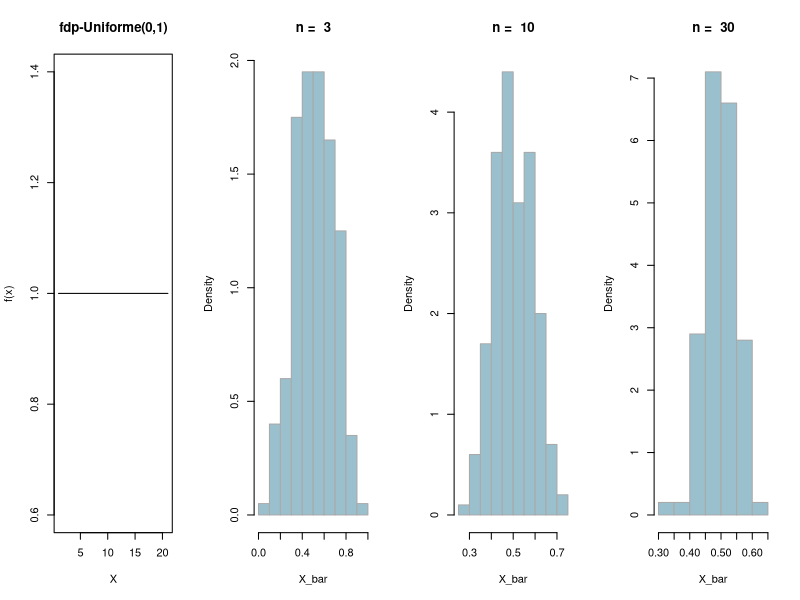
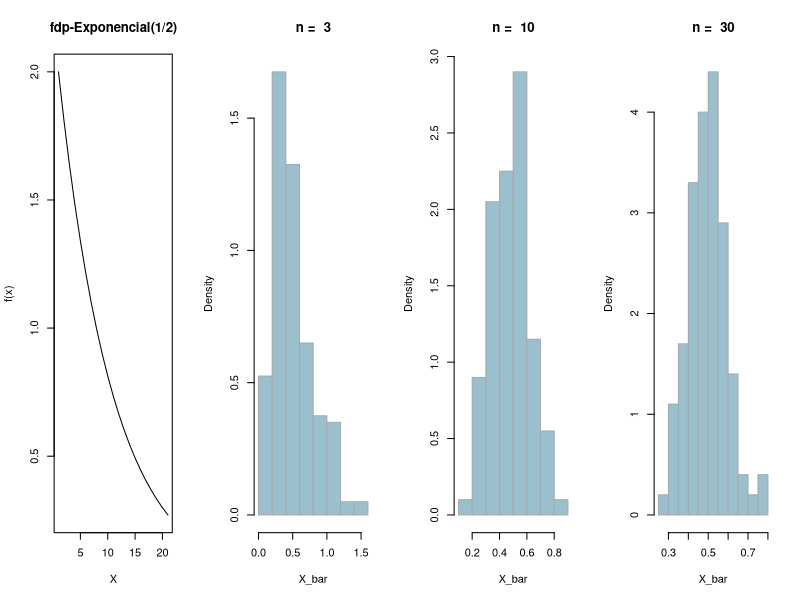
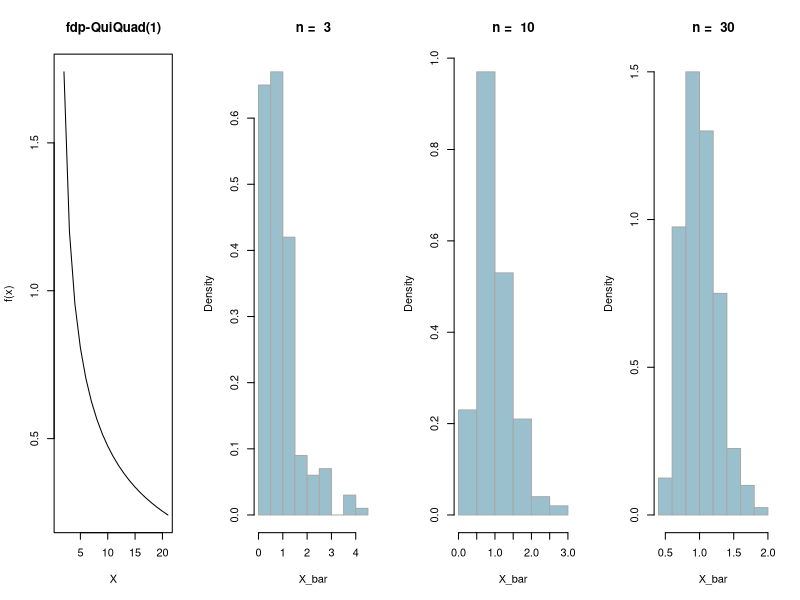
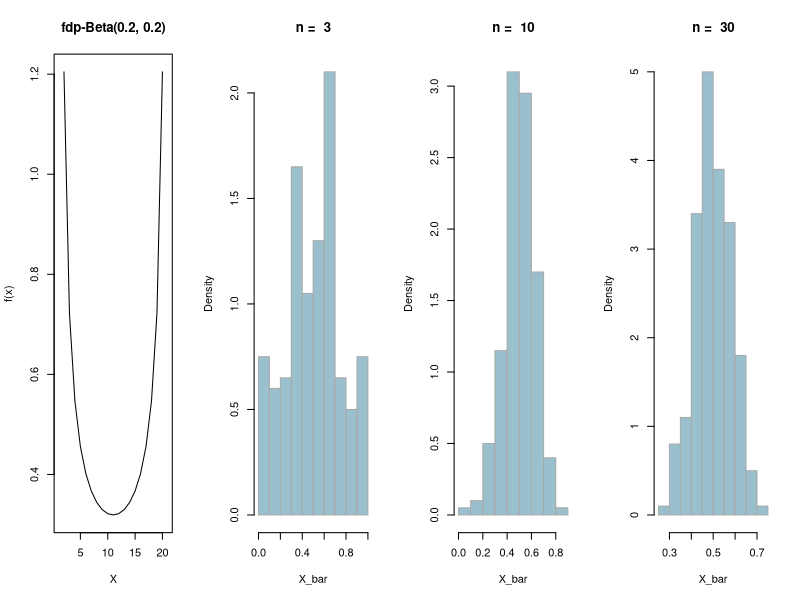

The R source for these figures, in order:
## ---- chunk 1
def.par <- par(no.readonly = TRUE) # save default, for resetting...
# include this code chunk as-is to set options
knitr::opts_chunk$set(comment=NA, prompt=TRUE, fig.height=7, fig.width=10) 
#    use fig.height=6.5, fig.width=6.5 for word output
## ---- chunk 2
# Definindo os tamanhos de amostras para cada distribuicao
n=cbind(c(3, 10,30), 
        c(3, 10,30), 
        c(3, 10,30), 
        c(3,10,30)) 

X<-list(
  x1=matrix(NA,nrow=200,ncol=3), 
  x2=matrix(NA,nrow=200,ncol=3), 
  x3=matrix(NA,nrow=200,ncol=3), 
  x4=matrix(NA,nrow=200,ncol=3)) 

set.seed(1909)
for ( i in 1:3){  # iterando ao longo do número de amostras de cada linha
  for ( j in 1: 200){  # Construindo 200 observacoes para cada gráfico  
    X$x1[j,i] =  mean( runif( n=n[i,1])) 
    # Calculando a média pra cada uma das 200 simulacoes de uma distribuicao uniforme
    X$x2[j,i] =  mean(  rexp( n=n[i,2], rate=2)) 
    # Calculando a média pra cada uma das 200 simulacoes de uma distribuicao exponencial
    X$x3[j,i] =  mean(rchisq( n=n[i,3], df=1)) 
    # Calculando a média pra cada uma das 200 simulacoes de uma distribuicao qui-quadrado
    X$x4[j,i] =  mean( rbeta( n=n[i,4], shape1 = .2, shape2 = .2)) 
    # Calculando a média pra cada uma das 200 simulacoes de uma distribuicao beta
  }
}
## ---- chunk 3
layout(rbind(c(1,2,3,4)))
plot(dunif(x = seq(0,1,0.05)),type="l", ylab="f(x)", main="fdp-Uniforme(0,1)", xlab="X")
hist(X$x1[,1], col = "lightblue3", border = "dark gray", 
     main = paste("n = ", n[1,1]), freq = FALSE, xlab="X_bar")
hist(X$x1[,2], col = "lightblue3", border = "dark gray", 
     main = paste("n = ", n[2,1]), freq = FALSE, xlab="X_bar")
hist(X$x1[,3], col = "lightblue3", border = "dark gray", 
     main = paste("n = ", n[3,1]), freq = FALSE, xlab="X_bar")

## ---- chunk 4
layout(rbind(c(1,2,3,4)))
plot(dexp(x = seq(0,1,0.05),rate=2),type="l", ylab="f(x)", main="fdp-Exponencial(1/2)", xlab="X")
hist(X$x2[,1], col = "lightblue3", border = "dark gray", 
     main = paste("n = ", n[1,2]), freq = FALSE, xlab="X_bar")
hist(X$x2[,2], col = "lightblue3", border = "dark gray", 
     main = paste("n = ", n[2,2]), freq = FALSE, xlab="X_bar")
hist(X$x2[,3], col = "lightblue3", border = "dark gray", 
     main = paste("n = ", n[3,2]), freq = FALSE, xlab="X_bar")

## ---- chunk 5
layout(rbind(c(1,2,3,4)))
plot(dchisq(x = seq(0,1,0.05),df=1),type="l", ylab="f(x)", main="fdp-QuiQuad(1)", xlab="X")
hist(X$x3[,1], col = "lightblue3", border = "dark gray", 
     main = paste("n = ", n[1,3]), freq = FALSE, xlab="X_bar")
hist(X$x3[,2], col = "lightblue3", border = "dark gray",
     main = paste("n = ", n[2,3]), freq = FALSE, xlab="X_bar")
hist(X$x3[,3], col = "lightblue3", border = "dark gray", 
     main = paste("n = ", n[3,3]), freq = FALSE, xlab="X_bar")

## ---- chunk 6
layout(rbind(c(1,2,3,4)))
plot(dbeta(x = seq(0,1,0.05), shape1 = .2, shape2 = .2),type="l", ylab="f(x)", main="fdp-Beta(0.2, 0.2)", xlab="X")
hist(X$x4[,1], col = "lightblue3", border = "dark gray", 
     main = paste("n = ", n[1,4]), freq = FALSE, xlab="X_bar")
hist(X$x4[,2], col = "lightblue3", border = "dark gray", 
     main = paste("n = ", n[2,4]), freq = FALSE, xlab="X_bar")
hist(X$x4[,3], col = "lightblue3", border = "dark gray",
     main = paste("n = ", n[3,4]), freq = FALSE, xlab="X_bar")
## ---- chunk 7
par(def.par)  #- reset to default
